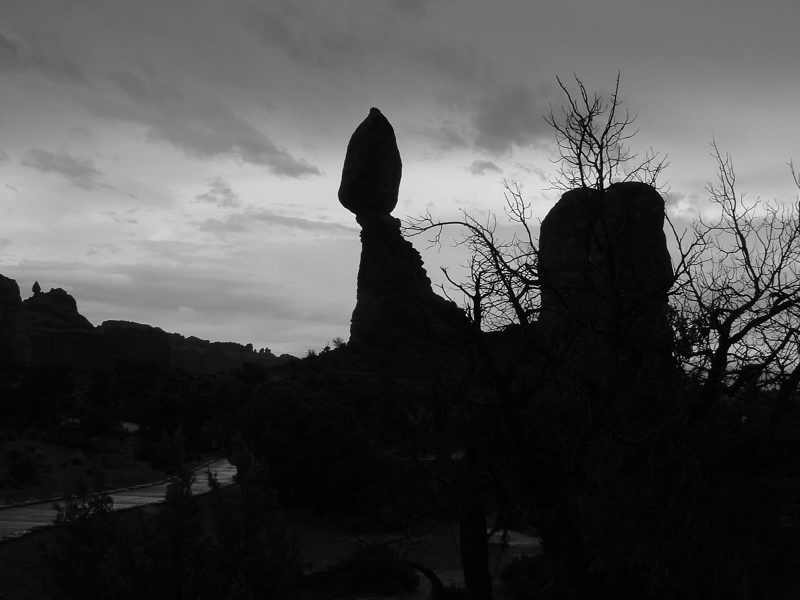
#> input picture Homework_Christoph/Sheet02/images/dark.png, 800 x 600 px
$ jupyter execute --allow-errors sheet02.ipynb   (shell and % lines are left out)
#> lines starting #> are read from the running program, lines starting #| are printed output that depends on the picture
Osnabrück University - Computer Vision (Winter Term 2020/21) - Prof. Dr.-Ing. G. Heidemann, Ulf Krumnack, Axel Schaffland

# Exercise Sheet 02: Image Enhancement

## Introduction

This week's sheet should be solved and handed in before the end of **Saturday, November 14, 2020**. If you need help (and Google and other resources were not enough), feel free to contact your groups' designated tutor or whomever of us you run into first. Please upload your results to your group's Stud.IP folder.

## Assignment 0: Math recap (Euclidean Space) [0 Points]

This exercise is supposed to be very easy, does not give any points, and is voluntary.
There will be a similar exercise on every following sheet.
It is intended to revise some basic mathematical notions that are assumed throughout this class and to allow you to check if you are comfortable with them.
Usually you should have no problem to answer these questions offhand, but if you feel unsure, this is a good time to look them up again. You are always welcome to discuss questions with the tutors or in the practice session.
Also, if you have a (math) topic you would like to recap, please let us know.

**a)** What is a *Euclidean space*? What is the *Cartesian plane*? How are they usually denoted? How to write points in these spaces?

- Euclidean space is the fundamental space of classical geometry.
- A Cartesian plane (named after French mathematician Rene Descartes, who formalized its use in mathematics) is defined by two perpendicular number lines: the x-axis, which is horizontal, and the y-axis, which is vertical. Using these axes, we can describe any point in the plane using an ordered pair of numbers.
- Points in the space: (a,b,c)
- Points in the plane: (a,b)

**b)** What is the *norm* of a vector in a Euclidean space? How to *add* and *substract* two vectors? How is the *Euclidean distance* defined? Are there other ways to measure distances?

- Norm or Magnitude of a vector: sqrt(a²+b²+c²)
- You can add or substract two vektors elementwise
- In coordinate geometry, the distance formula gives the euclidean distance between any two points in a plane, or the length of the line segment joining any two points in a plane.
- In which context is this question ment? There are a lot of possibilities to measure distance in real world.

**c)** What is the (standard) *scalar product* of two vectors? How is it related to the length and angle between these vectors? Name some use cases.

- Scalar product: a*b=|a|*|b|*cos(a/b)
- The scalar product is a value that gives an idea, if two vektors are pointing in same directions and how one vector contributes with its absolute value to the direction of the other.

## Assignment 1: Contrast enhancement [5 Points]

### a) Image Contrast

Describe the concept of contrast in your own words and introduce different ways to measure it. How can low contrast be caused and when is this a problem (and when not)? What can be done to improve contrast?

Concept of contrast:<br>
The contrast could be discribed as the difference between two neighbouring pixels or areas in a picture. If the contrast is low details are not recognizeable.

Ways to measure contrast:<br>
- Global contrast: Largest difference of gray values in the image
- Local contrast: For example the average gray value difference of neighboring pixels

How can low contrast be caused:<br>
Low contrast could be caused through under- or overexposure of light.

When is this a problem (and when not)?<br>
Low contrast becomes a problem if the pictures quality suffers due to its intended use. Low contrast could be as well a wanted effect for photographs and thus wanted.

### b) Histogram equalization and entropy

How does histogram equalization work? What is entropy and how is it related to histogram equalization? For your answer focus on the (conceptually simpler) continuous case.

How does histogram equalization work?What is entropy and how is it related to histogram equalization?<br>
Histrogram equalisation trys to maximize entropy E of the histogram for a given picture. In other words it distributes the grey values from peaks in the histogram to its valleys.

### c) Discrete histogram equalization

What problems occur when considering discrete images (i.e. with discrete coordinates and a finite number of gray levels)? Explain the tables on the lecture slides (CV-04 slides 22/23).

The problem with discrete signals (like pixels in pictures) lays in the distribution of peaks to valleys. To distribute the information equally on the whole range its eventually neccessary to leave out some spots. Thus this function is non-linear and can´t be reversed.

## Assignment 2: Computing Contrast and Entropy [5 Points]

### a) Computing contrast

Provide functions to compute the local contrast, global contrast, and entropy of an image.

[cell 1]
import numpy as np
from imageio import imread
import matplotlib.pyplot as plt
plt.rcParams['image.cmap'] = 'gray'

def global_contrast(img, value_range=None):
    """
    Compute the global contrast for a given image.
    Args:
        img (ndarray): The grayscale image to compute the contrast for.
        value_range (tuple): The minimum and maximum values of the gray scale.

    Returns:
        contrast (float): The local contrast of the image.
    """

    # determine range: simplified, just checks for uint8
    if value_range is None:
        value_range = (0, 255) if img.dtype == np.uint8 else (0., 1.)

    print(np.amin(img))
    print(np.amax(img))

    contrast = (1/255)*(np.amax(img)-np.amin(img))

    return contrast

img = imread('images/dark.png')
#> img is the input picture: shape (600, 800); min 0, max 255, mean 74
plt.title("Image global contrast: {:.4f} (min={}, max={})".format(global_contrast(img), img.min(), img.max()))
#| 0
#| 255
#> in global_contrast, `contrast = (1/255)*(np.amax(img)-np.amin(img))`: contrast = 1
plt.imshow(img, vmin=0, vmax=255)
plt.show()

plt.hist(img.flatten(), 256, (0, 255))
plt.show()
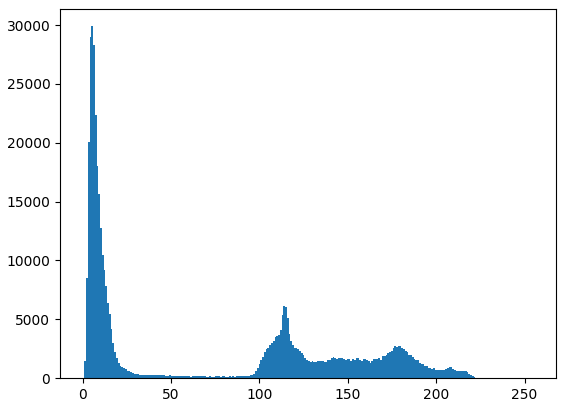
#> figure drawn by matplotlib, 1 panel; tallest bar 29901 high, from x = 4.98 to 5.98

[cell 2]
import numpy as np
import matplotlib.pyplot as plt
from imageio import imread
import math

def local_contrast(img, value_range=None):
    """
    Compute the global contrast for a given image.
    Args:
        img (ndarray): The grayscale image to compute the contrast for.
        value_range (tuple): The minimum and maximum values of the gray scale.

    Returns:
        contrast (float): The local contrast of the image.
    """


    M,N = img.shape
#> M = 600; N = 800
    rows_to_clc = 1
    cols_to_clc = 1
    Local_sum=0
    for img_row in range(M):
        for img_col in range(N):
            if img_row >= rows_to_clc and img_row < M-rows_to_clc and img_col >= cols_to_clc and img_col < N-cols_to_clc:

                img_patch = img[img_row-1:img_row+2, img_col-1:img_col+2]

                result=math.sqrt((img_patch[1,1]-((img_patch[0,1]+img_patch[1,0]+img_patch[1,2]+img_patch[2,1])/4))**2)

                Local_sum=Local_sum+result/(M*N)
#> after the loop, Local_sum = 51.91

    contrast=Local_sum
#> contrast = 51.91

    return contrast


img = imread('images/dark.png')
plt.title("Image local contrast: {:.4f} (min={}, max={})".format(local_contrast(img), img.min(), img.max()))
plt.imshow(img, vmin=0, vmax=255)
plt.show()

plt.hist(img.flatten(), 256, (0, 255))
plt.show()

[cell 3]
import numpy as np
import math
from imageio import imread

def entropy(img):
    """
    Compute the entropy for a given image.
    Args:
        img (ndarray): The grayscale image to compute the entropy for.

    Returns:
        img_entropy (float): The entropy of the image.
    """
    #Convert the imgae to a 1D-array wih np.ravel
    img_one_D=np.ravel(img)
    #Assign value to the 256 bins of a new histogram
    hist = np.histogramdd(img_one_D, bins = 256)
    #Scale the Classes to the maximum possible ammount auf pixels in picture
    marg=hist[0]/img.size
#> marg = 256 values, max 0.0623 at index 5, min 0 at index 247, mean 0.00391
    #Convert to list for every value in marg greater than 0
    marg = list(filter(lambda p: p > 0, np.ravel(marg)))
#> marg = 249 values, max 0.0623 at index 5, min 2.08e-06 at index 244, mean 0.00402
    #Calculation of entropy through given formular
    entropy = -np.sum(np.multiply(marg, np.log2(marg)))
#> entropy = 6.49

    return entropy

img = imread('images/dark.png')
plt.title("Image Entropy value: {:.4f}".format(entropy(img)))
plt.imshow(img, vmin=0, vmax=255)
plt.show()

plt.hist(img.flatten(), 256, (0, 255))
plt.show()

#> (a cell that did not finish here is left out)

#> (a cell that did not finish here is left out)

#> (a cell that did not finish here is left out)

#> (a cell that did not finish here is left out)

### b) Example images

* construct an (artificial) image with high global contrast but low local contrast
* construct an (artificial) image with low global constrast but high local contrast
* construct an (artificial) image with maximal entropy but low local contrast

[cell 8]
import numpy as np
import matplotlib.pyplot as plt
import math

def image_info(img):
    """ Displays an image, local and global contrast, and the entropy

    Args:
        img (ndarray): Image which is displayed and statics are computed for.

    """
    info = "global contrast: {:.4f}, local contrast: {:.4f}, entropy: {:.4f}"
    plt.title(info.format(global_contrast(img), local_contrast(img), entropy(img)))
    plt.imshow(img, vmin=0, vmax=255)
    plt.show()


img1 = np.zeros((256, 256),np.uint8)

img1[0][0]=255

image_info(img1)


img2 = np.zeros((256, 256),np.uint8)

for i in range(np.int32(img2.shape[0])//2):
    for j in range(np.int32(img2.shape[1])//2):
        img2[i*2][j*2]=math.sqrt(j*i)

image_info(img2)
#> in image_info (call 2), `plt.show()`:
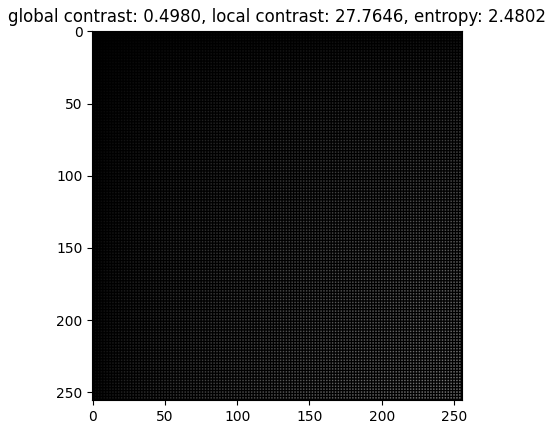
#> figure drawn by matplotlib, 1 panel


img3 = np.zeros((256, 256),np.uint8)
j=0
i=0
for i in range(0, 127):
    for j in range(0, 256):
        img3[i][j]=1
        j=j+1
    i=i+1
    j=0


image_info(img3)

## Assignment 3: Adaptive Histogram Equalization (AHE) [5 Points]

We have uploaded the original article on Contrast Limited Adaptive Histogram Equalization to StudIP [Zuiderveld, 1994]. You may use it as a base to answer this exercise.

### a) Adaptive Histogram Equalization (AHE)

Describe in your own words the idea of AHE. Why was it introduced and what are its main drawbacks?

The idea here is to use a kernel of a predefinded size and compute a histogram just for this area. It was introduced because it gave better results on details for a smaller area then to just enhance contrast for the whole image. The problem here lays in the size of the kernel. If it´s to small you will likely miss out a bunch of classes for one pixel. If the kernel is too big you loose the main advantage of this method.

### b) Contrast Limited Adaptive Histogram Equalization (CLAHE)

Describe in your own words the idea of CLAHE. Why was it introduced and how does it work?

CLAHE just limits the maximum contrast of AHE to a certain limit. It was introduced to prevent excessive enhancement of local contrast.

### c) Computation of AHE

How can AHE be implemented efficiently? Explain how the interpolation scheme works, why it is a valid approximation, and why it improves the runtime? Can you think of another way to compute AHE efficiently?

YOUR ANSWER HERE

### d) Applying AHE and CLAHE

Lookup functions for computing HE, AHE and CLAHE in the module `skimage.exposure` and apply them to the image `canada.png`. Compare your results to the lecture slides (CV-04, slide 31).

[cell 9]
# YOUR CODE HERE
from imageio import imread
import matplotlib.pyplot as plt
import skimage
from skimage import exposure

img = imread('images/canada.png', pilmode='L')
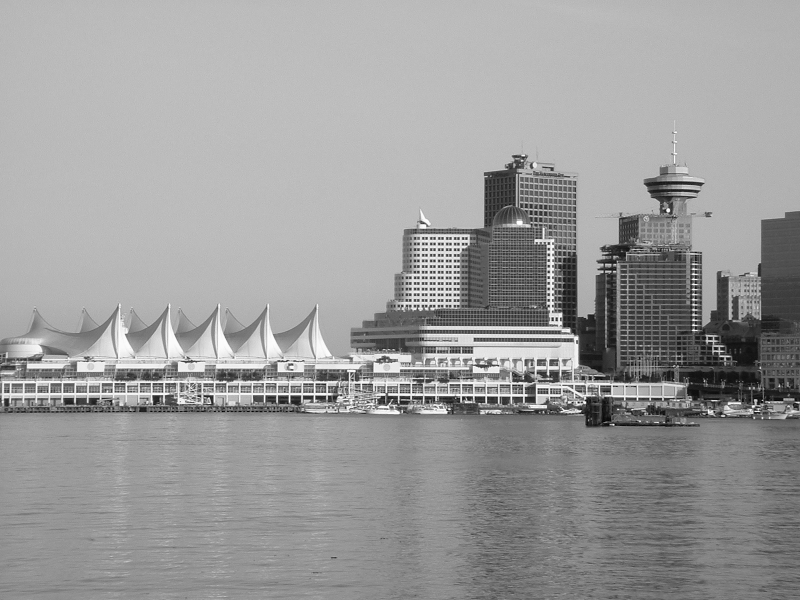
#> input picture Homework_Christoph/Sheet02/images/canada.png, 800 x 600 px
#> img is the input picture: shape (600, 800); min 0, max 255, mean 155.4

img_he =  skimage.exposure.equalize_hist(img)
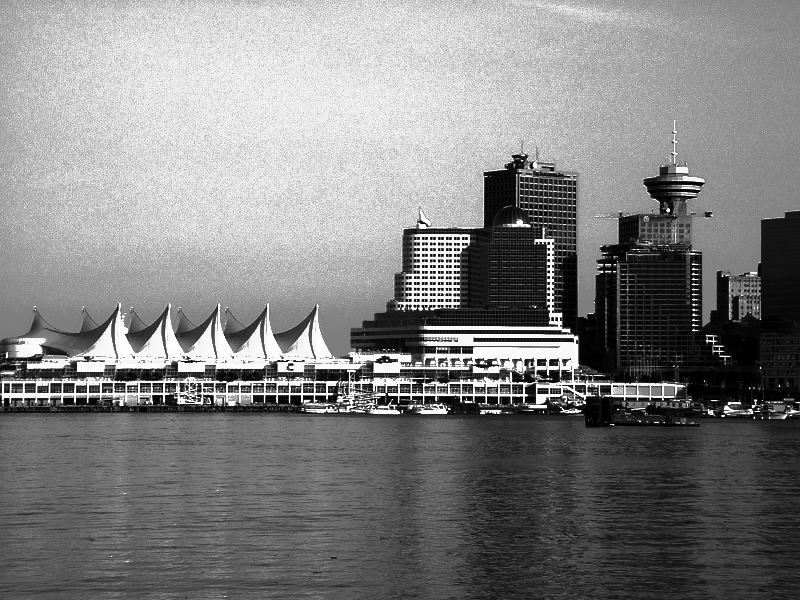
#> img_he: shape (600, 800) float64; min 4.17e-06, max 1, mean 0.509
img_ahe = skimage.exposure.equalize_hist(img)
img_clahe = skimage.exposure.equalize_adapthist(img)
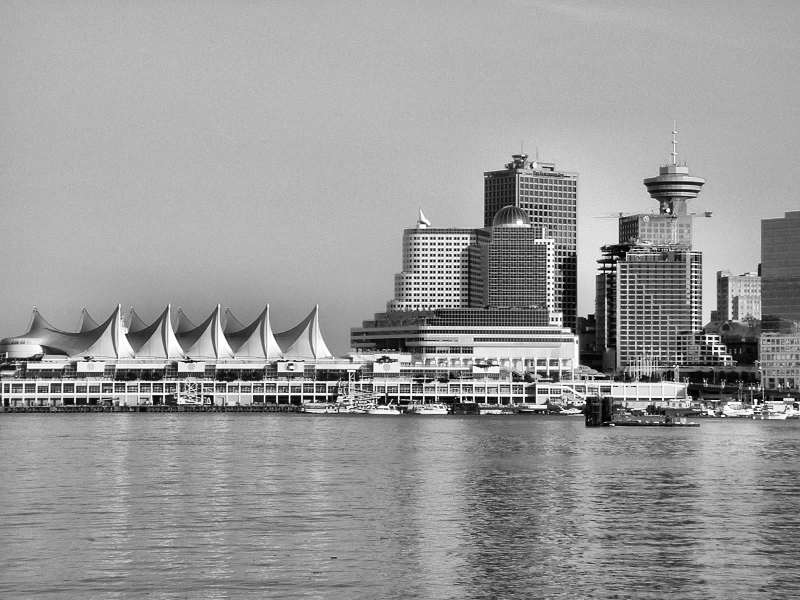
#> img_clahe: shape (600, 800) float64; min 0, max 1, mean 0.605


plt.figure(figsize=(12, 15))
plt.subplot(4,2,1)
plt.title("Original Image")
plt.imshow(img)
plt.subplot(4,2,2)
plt.title("entropy={:.4f}".format(entropy(img)))
plt.hist(img.flatten(), 256, (0, 255))

plt.subplot(4,2,3)
plt.title("HE")
plt.imshow(img_he)
plt.subplot(4,2,4)
plt.title("entropy={:.4f}".format(entropy(img_he)))
plt.hist(img_he.flatten(), 256, (0, 1))

plt.subplot(4,2,5)
plt.title("AHE")
plt.imshow(img_ahe)
plt.subplot(4,2,6)
plt.title("entropy={:.4f}".format(entropy(img_ahe)))
plt.hist(img_ahe.flatten(), 256, (0, 1))

plt.subplot(4,2,7)
plt.title("CLAHE")
plt.imshow(img_clahe)
plt.subplot(4,2,8)
plt.title("entropy={:.4f}".format(entropy(img_clahe)))
plt.hist(img_clahe.flatten(), 256, (0, 1))

plt.show()
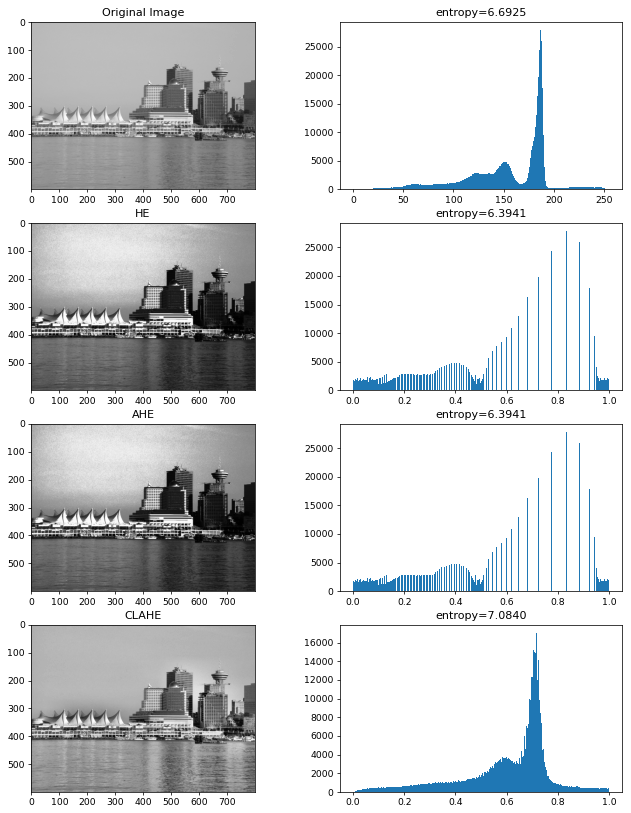
#> figure drawn by matplotlib, 8 panels; panel 2: tallest bar 27901 high, from x = 186.3 to 187.3; panel 4: tallest bar 27901 high, from x = 0.832 to 0.836; panel 6: tallest bar 27901 high, from x = 0.832 to 0.836; panel 8: tallest bar 17075 high, from x = 0.715 to 0.719

## Assignment 4: Colormaps[5 Points]

Colormaps can be used to map a grayscale image to a pseudo color image for contrast enhancment for human viewing. Three non-monotonic functions are applied to map a gray value to each of the three color channels of the output image.

### a) Describe the following three colormap classes in one sentence each:

* Sequential
* Diverging
* Qualitative

You may have a look at the matplotlib documentation.

Sequential: The color in a sequential colormap stays the same and rises in brightness. Could be used for example to show development of a process etc.
Example: Rising temperature in heating process

Diverging: Two colours that could meet up at a diverging value to represent direction to additional brightness to show intensitiy / ammount
Example: Heatmap for temperature between two extremes (0°C and 100°C)

Qualitative: Just miscelanous colours relating to a certain context for an image (display something detected)
Example: Detect a certain pattern in a picture and display it to the user via colourmap.

For each of the above colormap classes give one example and display the red, green, and blue curves like on (CV-04, slide 35):

[cell 10]
import numpy as np
import matplotlib.pyplot as plt
import math

color = []

# The following is just for demonstration: replace and extend by your own examples
color.append(np.asarray((lambda x: 5*x+25,
              lambda x: (x//2) * 2-24,
              lambda x: (2*x)**2 % 128)))

#1D-array (List) from 0 to 255
gray = np.arange(0,256)
#2D-array (matrix) shape 256x256 and

a = np.tile(np.arange(256),(256,1))

plt.figure(figsize=(12,12))
for i in range(len(color)):
    plt.subplot((len(color)//2)+1,2,i+1)
    plt.plot(gray, color[i][0](gray), 'red')
    plt.plot(gray, color[i][1](gray), 'green')
    plt.plot(gray, color[i][2](gray), 'blue')
    plt.imshow(np.stack([color[i][0](a),color[i][1](a),color[i][2](a)],axis=2)/256, origin='lower')
plt.show()
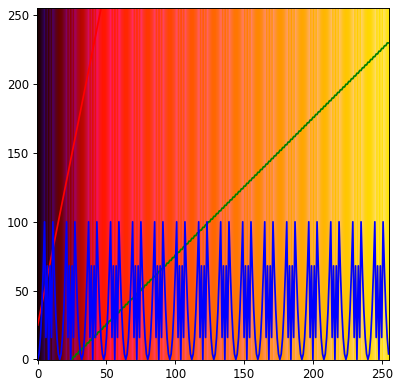
#> figure drawn by matplotlib, 1 panel

### b) Implement Cube Helix colormapping
Generate a LookUp table with $256 \times 3$ entries describing the color values for all gray values beginning with black (0) up to white (255). Use the given parameters and use the following formula to compute an RGB value from a gray value $g$:
$$ \begin{pmatrix}R \\ G \\ B\end{pmatrix} =  g ^ \gamma + a \begin{pmatrix}0.14861 & + 1.78277 \\
-0.29227 & -0.90649 \\ +1.97294 & 0\end{pmatrix} \begin{pmatrix}\cos \theta \\ \sin \theta\end{pmatrix}$$
with $\theta = 2 \pi (\frac{\text{start_color }}{3} + \text{rotations}\cdot g)$ and $ a = \frac{\gamma\cdot\text{hue}\cdot g\cdot( 1 - \gamma g)}{2}$ (with 'start_color', 'rotations' and 'hue' being parameters describing the form of the helix, and $\gamma$ being the usual $\gamma$-factor).

Remember that this formula is for values between $0$ and $1$.
For more information you may refer to http://astron-soc.in/bulletin/11June/289392011.pdf

[cell 11]
import numpy as np
from imageio import imread
import matplotlib.pyplot as plt
import math

start_color = 1
rotations = 3
hue = 2
gamma = 1
m = np.mat([[-.14861, 1.78277],
            [-.29227, -.90649],
            [1.97294, 0]])

gray = np.arange(0,256)

gray=gray/255

print(gray)

np.zeros

def generate_cube_helix_lookup_table():
    """Generate a lookup table for cube helix color mapping.

    Return:
        lookup_table (ndarray): The cube helix color map. (256,3)
    """
    lookup_table = np.empty((256,3), float)
    #for cur_gray_val in gray
    for cur_gray_val in range(len(gray)):
        lookup_table[:,[cur_gray_val]]
    return lookup_table


# [14 lines left out: function apply_colormap, not called in this run]

img = imread('images/lung.png', pilmode='L')
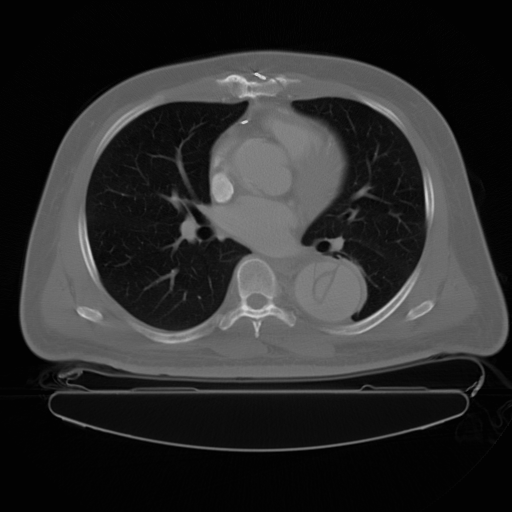
#> input picture Homework_Christoph/Sheet02/images/lung.png, 512 x 512 px
#> img is the input picture: shape (512, 512); min 2, max 207, mean 44
#> (the rest of this cell did not finish here and is left out)

### Jet Colormap [Bonus]

Explain why the Jet Colormap (used, for example, as standard colormap in matlab), is problematic compared to Cube Helix. Think of perceived luminance and black and white printing.

[cell 12]
# This code was taken from
# https://jakevdp.github.io/blog/2014/10/16/how-bad-is-your-colormap/

def grayify_cmap(cmap):
    """Return a grayscale version of the colormap

    Args:
        cmap (ndarray): RGB Colormap.

    Returns:
        (ndarray): Gray Colormap.

    """
    cmap = plt.cm.get_cmap(cmap)
    colors = cmap(np.arange(cmap.N))

    # convert RGBA to perceived greyscale luminance
    # cf. http://alienryderflex.com/hsp.html
    RGB_weight = [0.299, 0.587, 0.114]
    luminance = np.sqrt(np.dot(colors[:, :3] ** 2, RGB_weight))
    colors[:, :3] = luminance[:, np.newaxis]

    return cmap.from_list(cmap.name + "_grayscale", colors, cmap.N)

def show_colormap(cmap):
    """Plots RGB colormap and grayified colormap

    Args:
        cmap (ndarray): Colormap.

    """
    im = np.outer(np.ones(10), np.arange(100))
    fig, ax = plt.subplots(2, figsize=(6, 1.5),
                           subplot_kw=dict(xticks=[], yticks=[]))
    fig.subplots_adjust(hspace=0.1)
    ax[0].imshow(im, cmap=cmap)
    ax[1].imshow(im, cmap=grayify_cmap(cmap))

# printing the jet colormap and how it would look like if printed black and white
show_colormap('jet')

# doing the same for cube helix
show_colormap('cubehelix')
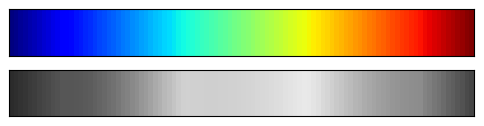
#> figure drawn by matplotlib, 2 panels
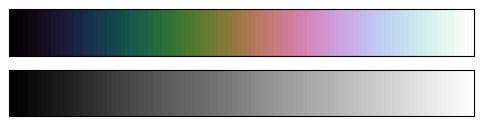
#> figure drawn by matplotlib, 2 panels
